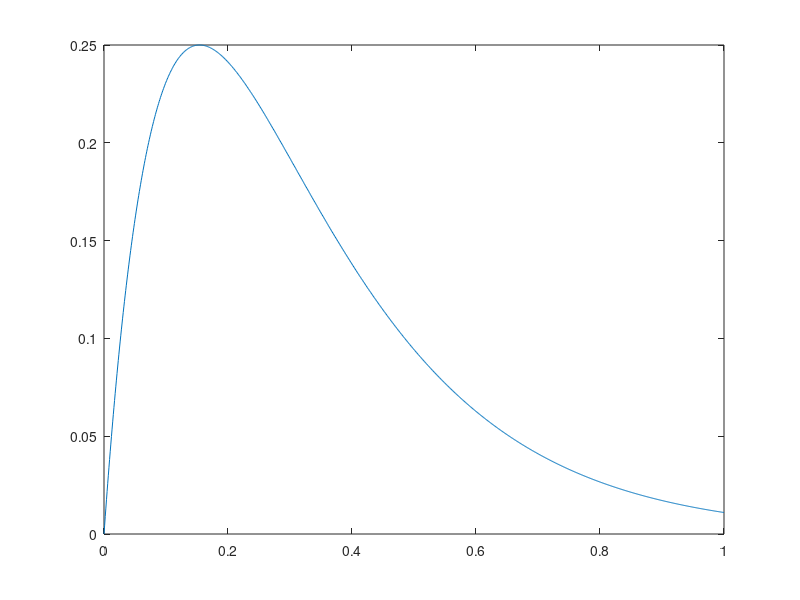

MATLAB code for this plot:
% a1 = 0:0.001:1;
% a2 = 1-a1;
% % p = 0:0.001:1;
% % 
% % x1 = log(1+(f1./a))./(5*f1);
% % x2 = log(1+(f2./(1-a)))./(5*f2);
% 
% f1 = 0.2;
% f2 = 0.8;
% 
% % y1 = exp(-5*x1.* a) .* (1 - exp(-5*x1*f1)) * 1;
% % y2 = exp(-5*x2.*(1 - a)) .* (1 - exp(-5*x2*f2)) * 3;
% % 
% % plot(a,y1,a,y2)
% 
% y1 = (a1 ./ (a1+f1)).^(a1/f1) * f1 ./ (a1+f1);
% y2 = (a2 ./ (a2+f2)).^(a2/f2) * f2 ./ (a2+f2);
% plot(a1,y1,a1,y2)
% 
% % [A,P] = meshgrid(a,p);
% % [X1,X2] = meshgrid(x1,x2);
% % y1 = exp(-5*X1.* A) .* (1 - exp(-5*X1*f1));
% % y2 = exp(-5*X2.*(1 - A)) .* (1 - exp(-5*X2*f2));
% % y = y1 .* P + y2 .* (1-P);
% % mesh(A,P,y)
% 
% % y = (a./(a+f)).^(a./f) .* (f./(a+f));
% % plot(a,y)
% 
clear all;
d = 0:0.001:1;
a = 0.9;
f = 0.9;
y = exp(-5 .* d * a) .* (1 - exp(-5 .* d * f));
% hold on;
plot(d,y)



